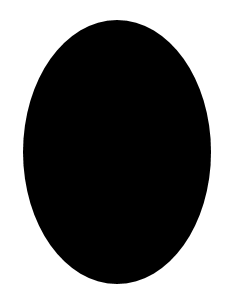
#> input picture 코드/03week/images/mask_circle.png, 238 x 301 px
$ jupyter execute 'ch03_CV_A03_02_이미지마스크,색깔픽셀다루기.ipynb'   (shell and % lines are left out)   (text cells are left out)
#> lines starting #> are read from the running program, lines starting #| are printed output that depends on the picture; after the words box and inside, x2 and y2 are one past the last pixel; in counts of white or black regions, pixels touching at a corner belong together; pictures that were not available may be replaced by others from this repository, and a replacement may not be noted
[cell 1]
import sys, os
from matplotlib import font_manager, rc
import matplotlib.pyplot as plt

# 한글 폰트 설정 : 윈도우 폰트를 사용하는 경우
# font_name = font_manager.FontProperties(fname="c:/Windows/Fonts/malgun.ttf").get_name()
# rc('font', family=font_name)

# 운영체제별 한글 폰트 설정
if os.name == 'posix': # Mac 환경 폰트 설정
    rc('font', family='AppleGothic')
elif os.name == 'nt': # Windows 환경 폰트 설정
    rc('font', family='Malgun Gothic')

plt.rc('axes', unicode_minus=False) # 마이너스 폰트 설정

# 유니코드에서 음수 부호설정
rc('axes', unicode_minus=False)

# 부모 디렉터리의 파일을 가져올 수 있도록 설정
sys.path.append(os.pardir)

# jupyter에서 matplotlib 그래프를 출력 영역에 표시

# 레티나 설정 - 폰트 주변이 흐릿하게 보이는 것을 방지해 글씨가 좀 더 선명하게 보임

[cell 2]
# 운영체제별 이름

import platform

platform.system()

[cell 3]
# 마스크로 사용될 이미지와 일반적인 이미지 화면에 출력하기

import cv2, os
import matplotlib.pyplot as plt

mask_image = cv2.imread(os.getcwd()+'/images/mask_circle.png', cv2.IMREAD_COLOR)
#> mask_image is the input picture: shape (301, 238, 3); min 0, max 255, mean 116.4
back_image = cv2.imread(os.getcwd()+'/images/iceberg.png', cv2.IMREAD_COLOR)
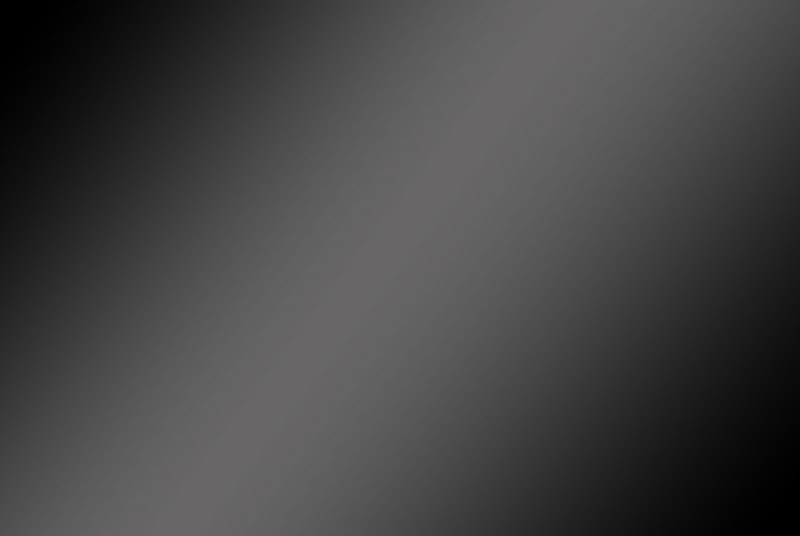
#> input picture 코드/03week/images/black_gradient.jpg, 1600 x 1071 px, given in place of iceberg.png, which was not available (shown at 1/2 size)
#> back_image is the input picture: shape (1071, 1600, 3); mean B, G, R 68.5, 68.4, 68.6
mask_image = cv2.cvtColor(mask_image, cv2.COLOR_BGR2RGB)
back_image = cv2.cvtColor(back_image, cv2.COLOR_BGR2RGB)
mask_image = cv2.resize(mask_image, (300,400))        # 이미지를 300x400 크기로 설정
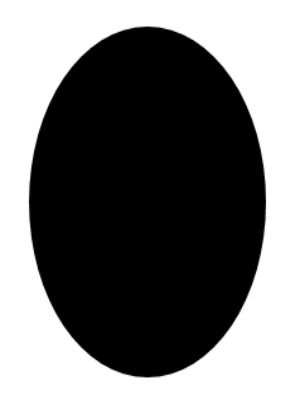
#> mask_image: shape (400, 300, 3); min 0, max 255, mean 116.4
back_image = cv2.resize(back_image, (300,400))        # 이미지를 300x400 크기로 설정
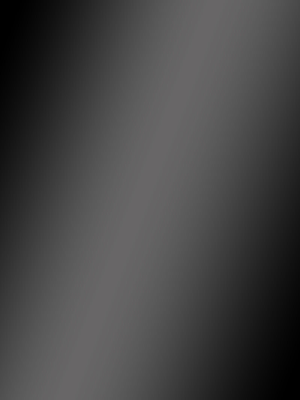
#> back_image: shape (400, 300, 3); mean R, G, B 68.6, 68.3, 68.4

plt.figure(figsize=(10, 10))
plt.subplot(121)
plt.imshow(mask_image)
plt.subplot(122)
plt.imshow(back_image)
plt.show()
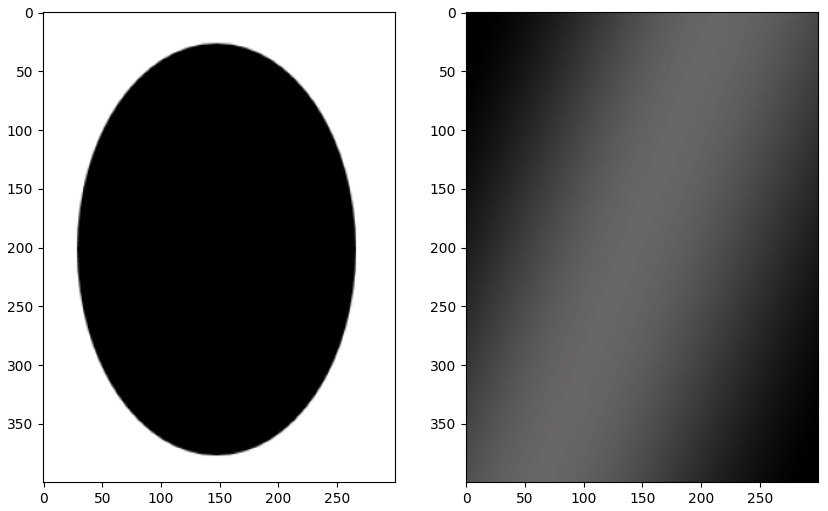
#> figure drawn by matplotlib, 2 panels

[cell 4]
# OpenCV의 bitwise_and(), bitwise_or(), bitwise_xor() 함수로 이미지를 비트 단위로 연산하는 일도 가능하다.
#  - and 연산은 두 이미지의 대응되는 비트들이 모두 1인 경우에 1이 되고 그렇지 않으면 0이 된다.
#  - or 연산은 둘 중에서 하나만 1인 경우에는 1이 된다.
#  - not 연산은 하나의 이미지에 대해 적용하며 이 이미지의 비트들이 0은 1로, 1은 0으로 바뀌게 된다.
#  - xor 연산은 두 이미지의 대응 비트 중에 하나만 1인 경우에 1이 된다.

# 마스크와 비트연산(and, or, xor)을 수행한 결과를 이미지로 생성하는 예제

import cv2, os
import matplotlib.pyplot as plt

mask_image = cv2.imread(os.getcwd()+'/images/mask_circle.png', cv2.IMREAD_COLOR)
back_image = cv2.imread(os.getcwd()+'/images/iceberg.png', cv2.IMREAD_COLOR)
mask_image = cv2.cvtColor(mask_image, cv2.COLOR_BGR2RGB)
back_image = cv2.cvtColor(back_image, cv2.COLOR_BGR2RGB)
mask_image = cv2.resize(mask_image, (300,400))        # 이미지를 300x400 크기로 설정
back_image = cv2.resize(back_image, (300,400))        # 이미지를 300x400 크기로 설정

mask_ANDed = cv2.bitwise_and(mask_image, back_image)  # 마스크와 비트단위 AND 연산
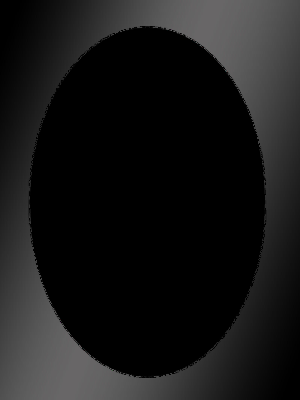
#> mask_ANDed: shape (400, 300, 3); mean R, G, B 23.8, 23.7, 23.7
mask_ORed = cv2.bitwise_or(mask_image, back_image)    # 마스크와 비트단위 OR 연산
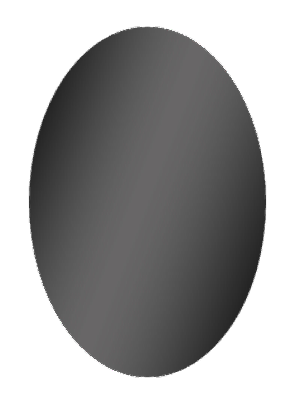
#> mask_ORed: shape (400, 300, 3); mean R, G, B 161.2, 161, 161.1
mask_XORed = cv2.bitwise_xor(mask_image, back_image)  # 마스크와 비트단위 XOR 연산
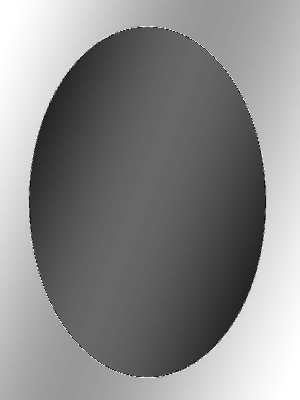
#> mask_XORed: shape (400, 300, 3); mean R, G, B 137.4, 137.3, 137.4

plt.figure(figsize=(10, 10))
plt.subplot(151)
plt.imshow(mask_image)
plt.title("mask")
plt.xticks([])
plt.yticks([])
plt.subplot(152)
plt.imshow(back_image)
plt.title("back")
plt.xticks([])
plt.yticks([])
plt.subplot(153)
plt.imshow(mask_ANDed)
plt.title("mask_ANDed")
plt.xticks([])
plt.yticks([])
plt.subplot(154)
plt.imshow(mask_ORed)
plt.title("mask_ORed")
plt.xticks([])
plt.yticks([])
plt.subplot(155)
plt.imshow(mask_XORed)
plt.title("mask_XORed")
plt.xticks([])
plt.yticks([])
plt.show()

# [7 lines of commented-out code are left out]

[cell 5]
# 다음은 맨드릴 원숭이 이미지를 화면에 출력하기

import cv2, os
import matplotlib.pyplot as plt

image = cv2.imread(os.getcwd()+'/images/mandrill.png', cv2.IMREAD_COLOR)
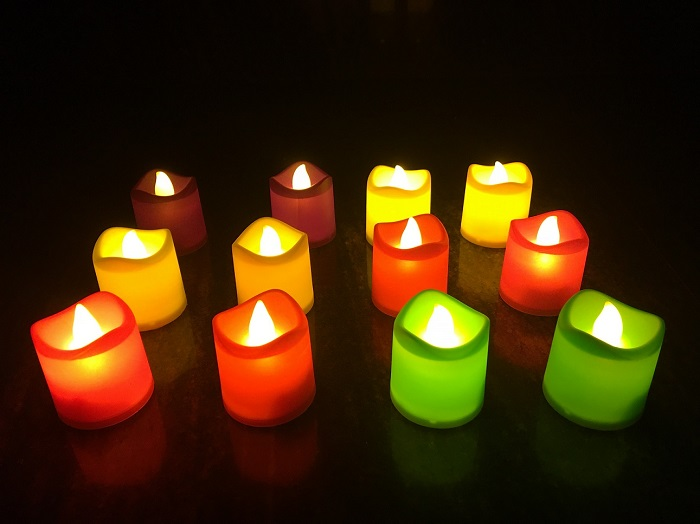
#> input picture 코드/03week/images/candles.jpg, 700 x 524 px, given in place of mandrill.png, which was not available
#> image is the input picture: shape (524, 700, 3); mean B, G, R 7.9, 39.9, 64.7
image = cv2.cvtColor(image, cv2.COLOR_BGR2RGB)

plt.figure(figsize=(10, 10))
plt.imshow(image)
plt.title("맨드릴 원숭이")
plt.xticks([])
plt.yticks([])
plt.show()

[cell 6]
# OpenCV의 cvtColor() 함수를 이용하여 OpenCV의 기본 이미지 모드인 BGR 모드로 되어 있는 이미지를 HSV 모드로 바꾼다.

# OpenCV의 inRange() 함수를 이용하여 80~130도 범위에 있는 픽셀을 찾아낸다.
#  - 80 ~ 130도 범위에 있는 픽셀들은 1(흰색), 그렇지 않은 픽셀은 0(검은색)으로 표시한 이미지를 뽑아준다.

# bitwise_and(src1, src2[, dst[, mask]])

# 다음은 맨드릴 원숭이 이미지에서 푸른색 픽셀만 추출하는 예제

import cv2, os
import numpy as np
import matplotlib.pyplot as plt

image = cv2.imread(os.getcwd()+'/images/mandrill.png', cv2.IMREAD_COLOR)
image_rgb = cv2.cvtColor(image, cv2.COLOR_BGR2RGB)           # RGB 모드로 변환
image_hsv = cv2.cvtColor(image, cv2.COLOR_BGR2HSV)           # HSV 모드로 변환
#> image_hsv: shape (524, 700, 3); mean H, S, V 17.5, 238.1, 68.3

blue_low = np.array([80, 0, 0])                              # 푸른색의 아래쪽 경계를 색상 80
blue_high = np.array([130, 255, 255])                        # 푸른색의 위쪽 경계를 색상 130
blue_mask = cv2.inRange(image_hsv, blue_low, blue_high)      # 푸른색 픽셀 선택
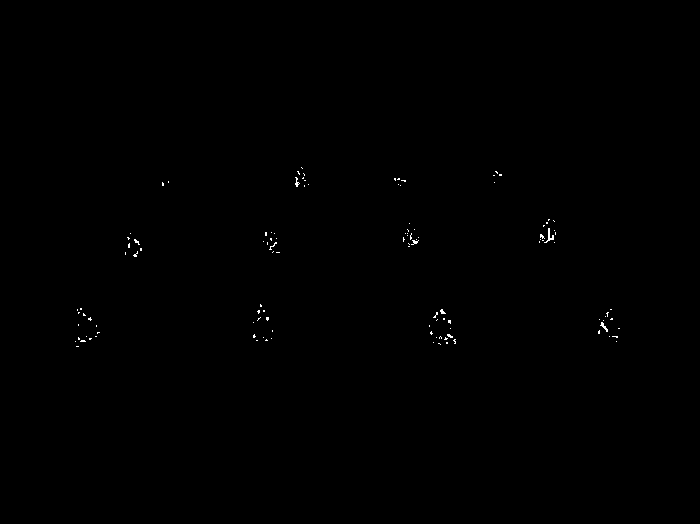
#> blue_mask: shape (524, 700); 0.16% white in thin lines or dots, all inside (x1, y1, x2, y2) = (75, 167, 620, 347)
blue_mask_rgb = cv2.cvtColor(blue_mask, cv2.COLOR_BGR2RGB)   # RGB 모드로 변환
print(image_hsv.shape)                                       # (256, 256, 3)
#| (524, 700, 3)
print(image_rgb.shape)                                       # (256, 256, 3)
#| (524, 700, 3)
print(blue_mask.shape)                                       # (256, 256)
#| (524, 700)
extracted = cv2.bitwise_and(image_rgb, image_rgb, mask=blue_mask) # cv2.bitwise_and 연산

plt.figure(figsize=(10, 10))
plt.subplot(131)
plt.imshow(image_rgb)
plt.title("original")
plt.xticks([])
plt.yticks([])
plt.subplot(132)
plt.imshow(blue_mask_rgb)
plt.title("blue_mask")
plt.xticks([])
plt.yticks([])
plt.subplot(133)
plt.imshow(extracted)
plt.title("extracted")
plt.xticks([])
plt.yticks([])
plt.show()
